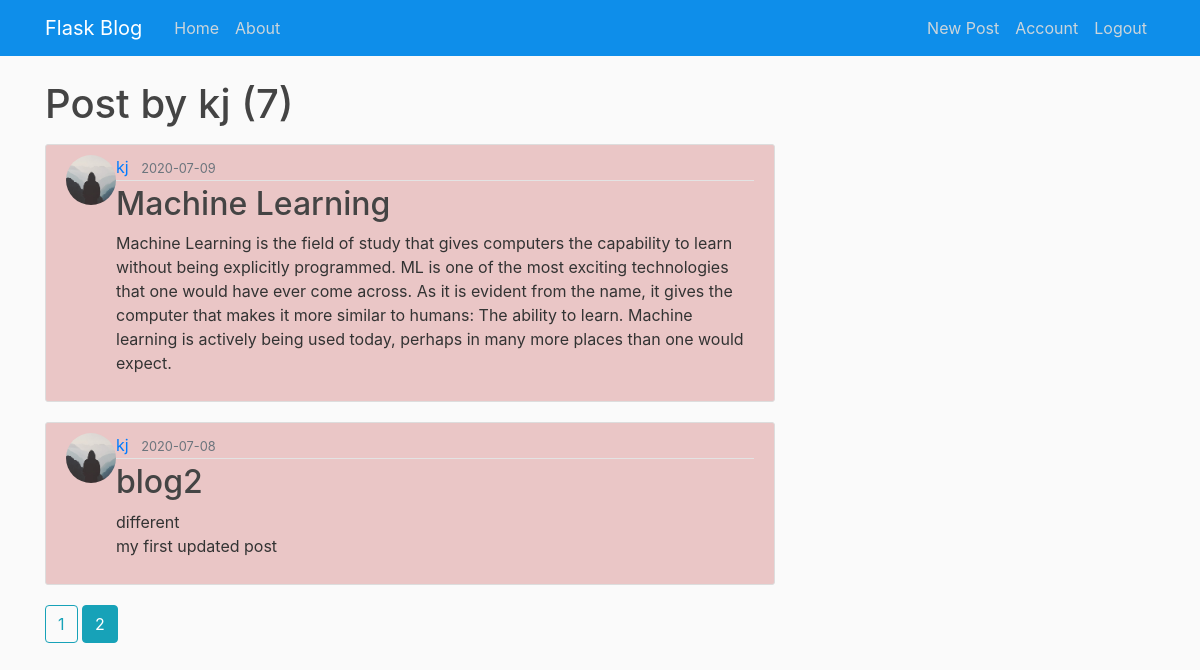
Screenshot of /user/kj?page=2 (signed in) with the database file from the repository.
### flaskblog/models.py (models this page shows, shortened)
class User(db.Model, UserMixin):
    id = db.Column(db.Integer, primary_key=True)
    username = db.Column(db.String(20), unique=True, nullable=False)
    email = db.Column(db.String(20), unique=True, nullable=False)
    image_file = db.Column(db.String(20), nullable=False, default='default.jpg')
    password = db.Column(db.String(60), nullable=False)
    posts = db.relationship('Post', backref='author', lazy=True)

class Post(db.Model):
    id = db.Column(db.Integer, primary_key=True)
    title = db.Column(db.String(100),nullable=False)
    date_posted = db.Column(db.DateTime, nullable=False, default=datetime.utcnow)
    content = db.Column(db.Text, nullable=False)
    user_id = db.Column(db.Integer, db.ForeignKey('user.id'), nullable=False)

### flaskblog/routes.py (the view)
@app.route("/user/<string:username>")
def user_posts(username):
    page = request.args.get('page', 1, type=int)
    user = User.query.filter_by(username=username).first_or_404()
    posts = Post.query.filter_by(author=user).order_by(Post.date_posted.desc()).paginate(page=page, per_page=5)
    return render_template('user_posts.html', posts=posts, user=user)

### flaskblog/models.py (called while the page is built)
@login_manager.user_loader
def load_user(user_id):
    return User.query.get(int(user_id))

### flaskblog/templates/user_posts.html
<!DOCTYPE html>
{% extends 'layout.html' %}
{% block content %}
    <h1 class="mb-3">Post by {{ user.username }} ({{ posts.total }})</h1>
    {% for post in posts.items %}
        <article class="media content-section">
            <img class="rounded-circle artricle-img" src="{{ url_for('static', filename='profile_pics/' + post.author.image_file)}}" height="50px">
            <div class="media-body">
            <div class="article-metadata">
                <a class="mr-2" href="{{url_for('user_posts', username=post.author.username)}}">{{ post.author.username }}</a>
                <small class="text-muted">{{ post.date_posted.strftime('%Y-%m-%d') }}</small>
            </div>
            <h2><a class="article-title" href="{{url_for('post', post_id=post.id)}}">{{ post.title }}</a></h2>
            <p class="article-content">{{ post.content }}</p>
            </div>
        </article>
    {% endfor %}
    {% for page_num in posts.iter_pages(left_edge=1, right_edge=1, left_current=1, right_current=2) %}
        {% if page_num %}
            {% if posts.page == page_num %}
                <a href="{{url_for('user_posts',username=user.username,  page=page_num)}}" class="btn btn-info mb-4">{{page_num}}</a>
            {% else %}
                <a href="{{url_for('user_posts', username=user.username, page=page_num)}}" class="btn btn-outline-info mb-4">{{page_num}}</a>
            {% endif %}
        {% else %}
            ...
        {% endif %}
    {% endfor %}
{% endblock content %}

### flaskblog/static/main.css (style rules this page uses)
body { background: #fafafa; color: #333333; margin-top: 5rem; }
h1, h2, h3, h4, h5, h6 { color: #444444; }
.content-section { background: #eac6c6; padding: 10px 20px; border: 1px solid #dddddd; border-radius: 3px; margin-bottom: 20px; }
.article-title { color: #444444; }
.article-content { white-space: pre-line; }
.article-metadata { padding-bottom: 1px; margin-bottom: 4px; border-bottom: 1px solid #e3e3e3 }

### rows the page displays
User: username "kj"
Post: image_file (placeholder picture), author.username "kj", date_posted "2020-07-09", title "Machine Learning", content "Machine Learning is the field of study that gives computers the capability to learn without being explicitly programmed. ML is one of the most exciting technologies that one would have ever come across. As it is evident from the name, it gives the computer that makes it more similar to humans: The ability to learn. Machine learning is actively being used today, perhaps in many more places than one would expect."
Post: image_file (placeholder picture), author.username "kj", date_posted "2020-07-08", title "blog2", content "different my first updated post"

### other values shown
{{ posts.total }} "7"
{{ page_num }} "1"
{{ page_num }} "2"
